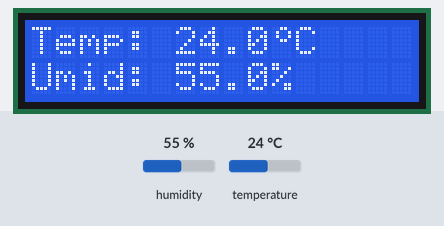
Simulated run of this sketch. Board: Arduino Uno, built with avr-gcc and run on an emulated ATmega328P. On the bench: 16×2 character LCD. The test bench sets the inputs (shaded band); at power-on: humidity 55 %, temperature 24 °C.

Above: at 3.2 s.
3.3 s: humidity set to 22 %
At 5.3 s:
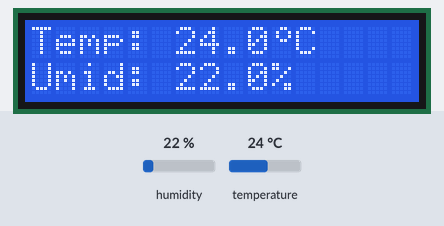
6.0 s: temperature set to 12 °C
At 7.5 s:
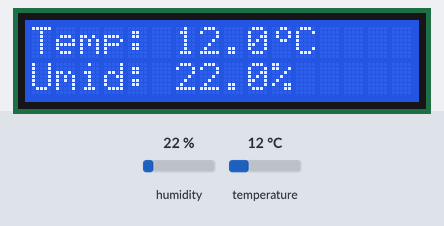
8.7 s: humidity set to 40 %
At 10.8 s:
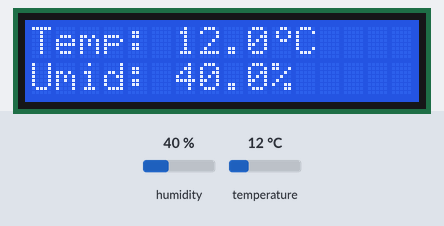
11.8 s: temperature set to 19 °C
At 13.0 s:
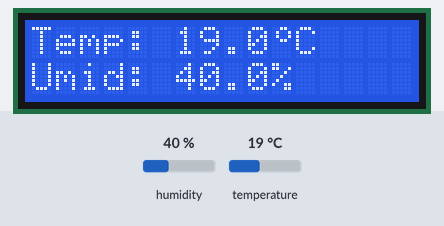
Timing chart, 0 to 14.8 s (numbered marks = the images above; inputs shaded):
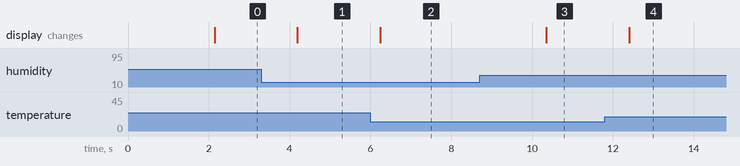

The sketch:

dht11_lcd.ino
```cpp
/*
 * Sensor DHT11 (Temperatura e Umidade) + LCD I2C
 * DHT11 no pino 7
 * LCD I2C endereço 0x27 (16x2)
 */

#include <Wire.h>
#include <LiquidCrystal_I2C.h>
#include <DHT.h>

#define DHTPIN 7
#define DHTTYPE DHT11

DHT dht(DHTPIN, DHTTYPE);
LiquidCrystal_I2C lcd(0x27, 16, 2);

byte grau[8] = {
  B00110,
  B01001,
  B01001,
  B00110,
  B00000,
  B00000,
  B00000,
  B00000
};

void setup() {
  dht.begin();
  lcd.init();
  lcd.backlight();
  lcd.createChar(0, grau);

  lcd.setCursor(0, 0);
  lcd.print("Inicializando...");
  delay(2000);
  lcd.clear();
}

void loop() {
  float umidade = dht.readHumidity();
  float temperatura = dht.readTemperature();

  if (isnan(umidade) || isnan(temperatura)) {
    lcd.clear();
    lcd.setCursor(0, 0);
    lcd.print("Erro no sensor!");
    delay(2000);
    return;
  }

  lcd.setCursor(0, 0);
  lcd.print("Temp: ");
  lcd.print(temperatura, 1);
  lcd.write(0);
  lcd.print("C   ");

  lcd.setCursor(0, 1);
  lcd.print("Umid: ");
  lcd.print(umidade, 1);
  lcd.print("%   ");

  delay(2000);
}
```

Measured:
- after the input at 3.3 s, the display: changes after 0.89 s (image 1)
- after the input at 6.0 s, the display: changes after 0.25 s (image 2)
- after the input at 8.7 s, the display: changes after 1.7 s (image 3)
- after the input at 11.8 s, the display: changes after 0.60 s (image 4)
